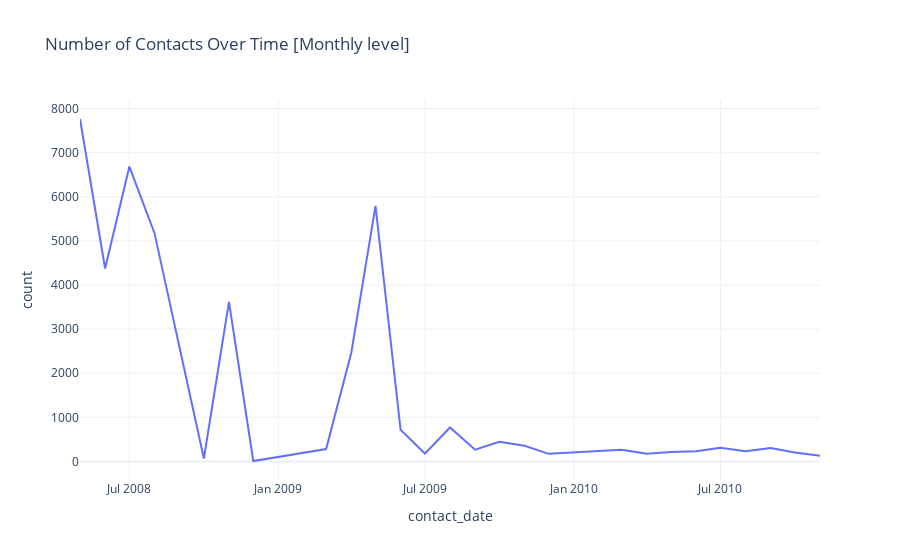

The code cell stored with this chart in its notebook:
### Code cell
px.line(
    df2['contact_date'].value_counts().sort_index().reset_index(),
    x='contact_date',
    y='count',
    title='Number of Contacts Over Time [Monthly level]')

### Figure 1 — Plotly figure (JSON) as saved in the notebook; plotly's stock layout.template omitted (floating-point values rounded to 4 significant figures)
{"data": [{"hovertemplate": "contact_date=%{x}<br>count=%{y}<extra></extra>", "legendgroup": "", "line": {"color": "#636efa", "dash": "solid"}, "marker": {"symbol": "circle"}, "mode": "lines", "name": "", "orientation": "v", "showlegend": false, "type": "scatter", "x": ["2008-05-01T00:00:00.000000000", "2008-06-01T00:00:00.000000000", "2008-07-01T00:00:00.000000000", "2008-08-01T00:00:00.000000000", "2008-10-01T00:00:00.000000000", "2008-11-01T00:00:00.000000000", "2008-12-01T00:00:00.000000000", "2009-03-01T00:00:00.000000000", "2009-04-01T00:00:00.000000000", "2009-05-01T00:00:00.000000000", "2009-06-01T00:00:00.000000000", "2009-07-01T00:00:00.000000000", "2009-08-01T00:00:00.000000000", "2009-09-01T00:00:00.000000000", "2009-10-01T00:00:00.000000000", "2009-11-01T00:00:00.000000000", "2009-12-01T00:00:00.000000000", "2010-03-01T00:00:00.000000000", "2010-04-01T00:00:00.000000000", "2010-05-01T00:00:00.000000000", "2010-06-01T00:00:00.000000000", "2010-07-01T00:00:00.000000000", "2010-08-01T00:00:00.000000000", "2010-09-01T00:00:00.000000000", "2010-10-01T00:00:00.000000000", "2010-11-01T00:00:00.000000000"], "xaxis": "x", "y": [7763, 4374, 6685, 5175, 67, 3616, 10, 282, 2458, 5794, 715, 178, 770, 267, 447, 357, 172, 264, 174, 212, 229, 311, 233, 303, 204, 128], "yaxis": "y"}], "layout": {"legend": {"tracegroupgap": 0}, "title": {"text": "Number of Contacts Over Time [Monthly level]"}, "xaxis": {"anchor": "y", "domain": [0, 1], "title": {"text": "contact_date"}}, "yaxis": {"anchor": "x", "domain": [0, 1], "title": {"text": "count"}}}}
